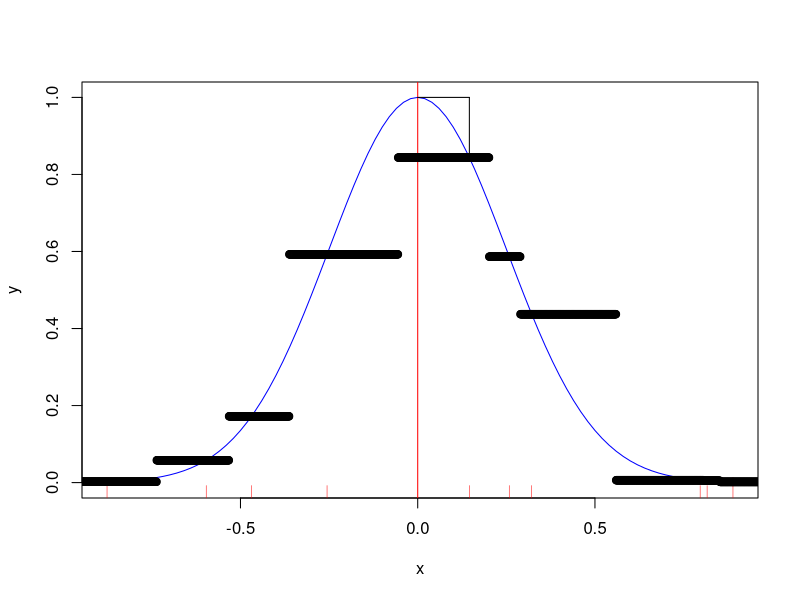
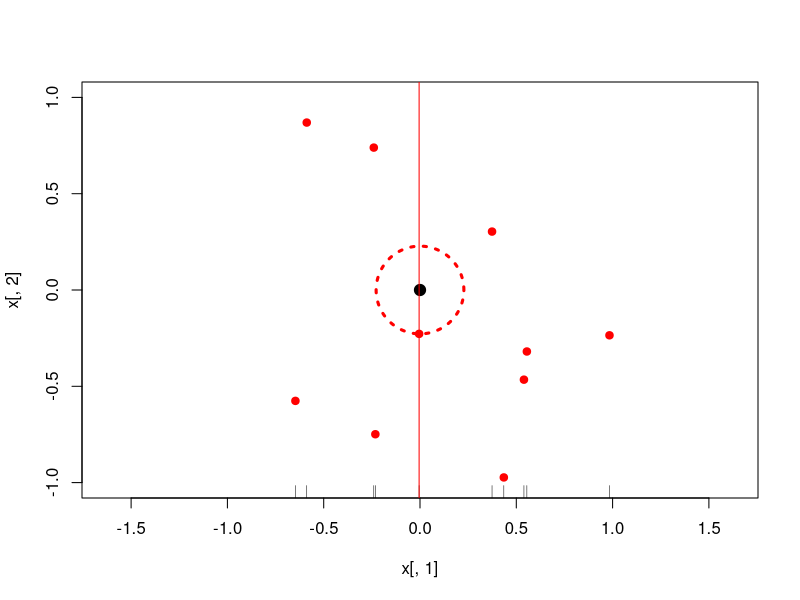

Write R code to recreate these figures, in order.
## ---- chunk 1
knitr::opts_chunk$set(echo = TRUE)
## ---- chunk 2
set.seed(1)

## ---- chunk 3
p <- 1
n <- 10
x <- runif(n, -1, 1)
## ---- chunk 4
y <- exp(-8*x^2)
plot(x, y, ylim = c(0,1), pch = 19, col = "red")
abline(v = 0, col = "red")
curve(exp(-8*x^2), from = -1, to = 1, col = "blue", add = TRUE)
rug(x, col = "red")

#Calculate the nearest neighbor to target 0
hat_y <- y[which.min(abs(x))]
min_x <- x[which.min(abs(x))]
  
lines(c(min_x, min_x), c(hat_y, 1))  
lines(c(0, min_x), c(1, 1))  

# Let's give the kNN estimate for k=1

x_seq    <- seq(-1, 1, by = .001)
seq_mat  <- matrix(rep(x_seq, each = length(x)), ncol = length(x), byrow = TRUE)
x_mat    <- matrix(rep(x, each = length(x_seq)), nrow = length(x_seq))
dist_mat <- (seq_mat - x_mat)^2
y_seq    <- y[apply(dist_mat, 1, which.min)]
points(x_seq, y_seq)
## ---- chunk 5
p <- 2
n <- 10
x <- matrix(runif(n*p, -1, 1), nrow = n, ncol = p)
## ---- chunk 6
nrm_x <- apply(x^2, 1, sum)
y     <- exp(-8*nrm_x^2)
plot(x[, 1], x[, 2], xlim = c(-1,1), ylim = c(-1,1), asp = 1, pch = 19, col = "red")
points(0, 0, pch = 19, cex = 1.5)



# Calculate the nearest neighbor to target (0,0)


hat_y <- y[which.min(nrm_x)]
min_x <- x[which.min(nrm_x), ]
dist_2 <- sqrt(nrm_x[which.min(nrm_x)])

radius <- dist_2
theta  <- seq(0, 2 * pi, length = 200)
lines(x = radius * cos(theta), y = radius * sin(theta), col = "red", lty = 3, lwd = 3)

# Consider projecting the data onto the first dimension, the nearest neighbor is much closer

rug(x[, 1])
one_dim_min_x <- x[which.min(abs(x))]
abline(v = one_dim_min_x, col = "red")
dist_1 <- abs(one_dim_min_x)
## ---- chunk 7
sims <- 1000
dist_1 <- rep(NA, sims)
dist_2 <- rep(NA, sims)

p1 <- 1
p2 <- 2
n  <- 10

for (i in 1:sims) {
  x1 <- matrix(runif(n*p1, -1, 1), nrow = n, ncol = p1)
  x2 <- matrix(runif(n*p2, -1, 1), nrow = n, ncol = p2)
  
  nrm_x1 <- apply(x1^2, 1, sum)
  nrm_x2 <- apply(x2^2, 1, sum)
  
  dist_1[i] <- sqrt(nrm_x1[which.min(nrm_x1)])
  dist_2[i] <- sqrt(nrm_x2[which.min(nrm_x2)])
}

mean(dist_1)
mean(dist_2)

## ---- chunk 8
sims <- 1000
dist_1 <- rep(NA, sims)
dist_2 <- rep(NA, sims)

p1 <- 1
p2 <- 2
n  <- 1000

for (i in 1:sims) {
  x1 <- matrix(runif(n*p1, -1, 1), nrow = n, ncol = p1)
  x2 <- matrix(runif(n*p2, -1, 1), nrow = n, ncol = p2)
  
  nrm_x1 <- apply(x1^2, 1, sum)
  nrm_x2 <- apply(x2^2, 1, sum)
  
  dist_1[i] <- sqrt(nrm_x1[which.min(nrm_x1)])
  dist_2[i] <- sqrt(nrm_x2[which.min(nrm_x2)])
}

mean(dist_1)
mean(dist_2)
